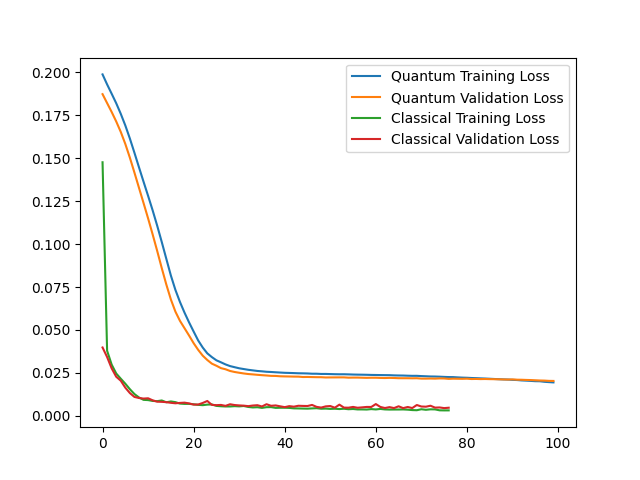

Recreate this plot in Python.
import tensorflow_quantum as tfq
import tensorflow as tf
import cirq
import sympy
import numpy as np
from sklearn import datasets as ds
from sklearn.model_selection import train_test_split
from sklearn.preprocessing import MinMaxScaler
import matplotlib.pyplot as plt

x, y = ds.load_boston(return_X_y=True)
x = MinMaxScaler().fit_transform(x)
y = (y - np.min(y)) / (np.max(y) - np.min(y))

# Classical NN
X_train, X_test, y_train, y_test = train_test_split(x, y, test_size=.2, random_state=43)

blob_nn = tf.keras.models.Sequential([
    tf.keras.layers.Dense(16, activation='relu'),
    tf.keras.layers.Dense(32, activation='relu'),
    tf.keras.layers.Dense(32, activation='relu'),
    tf.keras.layers.Dense(1)
])
blob_nn.compile(loss='mse', optimizer=tf.keras.optimizers.Adam(lr=3e-3))
callback = tf.keras.callbacks.EarlyStopping(monitor='val_loss', patience=10)

c_history = blob_nn.fit(X_train, y_train, epochs=100, batch_size=32, validation_data=(X_test, y_test), callbacks=[callback])

# Quantum NN
def convert_data(data, qubits, test=False):
    cs = []
    for i in data:
        cir = cirq.Circuit()
        for j in range(len(qubits)):
            cir += cirq.rx(i[j] * np.pi).on(qubits[j])
            cir += cirq.ry(i[j] * np.pi).on(qubits[j])
        cs.append(cir)
    if test:
        return tfq.convert_to_tensor([cs])
    return tfq.convert_to_tensor(cs)

def encode(data, labels, qubits):
    X_train, X_test, y_train, y_test = train_test_split(data, labels, test_size=.2, random_state=43)
    return convert_data(X_train, qubits), convert_data(X_test, qubits), y_train, y_test

def layer(circuit, qubits, params):
    for i in range(len(qubits)):
        if i + 1 < len(qubits):
            circuit += cirq.CNOT(qubits[i], qubits[i + 1])
        circuit += cirq.ry(params[i * 2]).on(qubits[i])
        circuit += cirq.rz(params[i * 2 + 1]).on(qubits[i])
    circuit += cirq.CNOT(qubits[-1], qubits[0])
    return circuit

def model_circuit(qubits, depth):
    cir = cirq.Circuit()
    num_params = depth * 2 * len(qubits)
    params = sympy.symbols("q0:%d"%num_params)
    for i in range(depth):
        cir = layer(cir, qubits, params[i * 2 * len(qubits):i * 2 * len(qubits) + 2 * len(qubits)])
    return cir

qs = [cirq.GridQubit(0, i) for i in range(13)]
d = 3
X_train, X_test, y_train, y_test = encode(x, y, qs)
c = model_circuit(qs, d)
print(c)

readout_operators = [cirq.Z(qs[0])]
inputs = tf.keras.Input(shape=(), dtype=tf.dtypes.string)
#layer1 = tfq.layers.PQC(c, readout_operators, repetitions=32, differentiator=tfq.differentiators.ParameterShift())(inputs)
layer1 = tfq.layers.PQC(c, readout_operators, differentiator=tfq.differentiators.Adjoint())(inputs)
vqc = tf.keras.models.Model(inputs=inputs, outputs=layer1)
vqc.compile(loss='mse', optimizer=tf.keras.optimizers.Adam(lr=3e-3))
callback = tf.keras.callbacks.EarlyStopping(monitor='val_loss', patience=10)

v_history = vqc.fit(X_train, y_train, epochs=100, batch_size=32, validation_data=(X_test, y_test), callbacks=[callback])


plt.plot(v_history.history['loss'], label='Quantum Training Loss')
plt.plot(v_history.history['val_loss'], label='Quantum Validation Loss')
plt.plot(c_history.history['loss'], label='Classical Training Loss')
plt.plot(c_history.history['val_loss'], label='Classical Validation Loss')
plt.legend()
plt.show()
plt.savefig("boston_housing")
